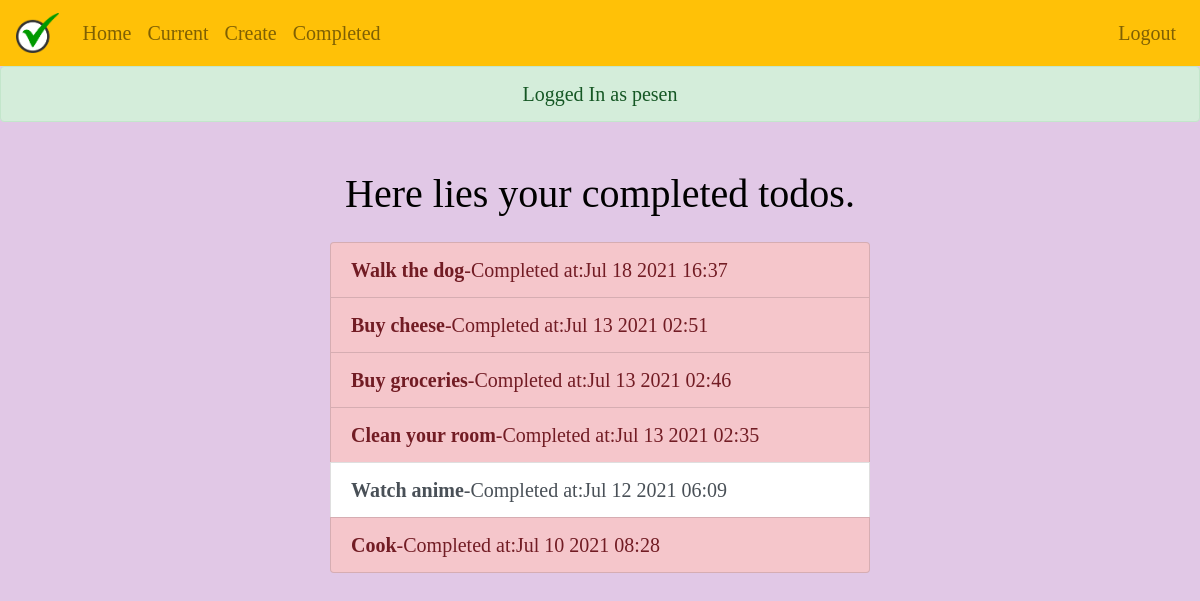
The app's page /completed/ (signed in) with its own data.
### todo/models.py (models this page shows, shortened)
class Todo(models.Model):
    title=models.CharField(max_length=100)
    memo=models.TextField(blank=True)
    created=models.DateTimeField(auto_now_add=True)
    datecompleted=models.DateTimeField(null=True,blank=True)
    important=models.BooleanField(default=False)
    user=models.ForeignKey(User,on_delete=models.CASCADE)

### todo/views.py (the view)
# urls.py: path('completed/',views.completedtodos,name='completedtodos')
@login_required
def completedtodos(request):
    todos=Todo.objects.filter(user=request.user,datecompleted__isnull=False).order_by('-datecompleted')
    return render(request,'todo/completedtodos.html',{'todos':todos})

### todo/templates/todo/completedtodos.html
{%extends 'todo/base.html'%}
{%block content%}
<div class='row justify-content-center mt-5'>
    <div class='text-center'>
        <h1>Here lies your completed todos.</h1>
    </div>
</div>
<div class='row justify-content-center mt-3'>
    <div class="col-md-6">
        <div class="list-group">
            {%for todo in todos%}
            <a href="{% url 'viewtodo' todo.id %}" class="list-group-item list-group-item-action{% if todo.important %} list-group-item-danger{% endif %}"><b>{{ todo.title }}</b>-Completed at:{{todo.datecompleted|date:'M j Y H:i'}}</a>
            {%endfor%}
        </div>
    </div>
</div>
{%endblock%}

### todo/templates/todo/base.html (shortened to what this page needs)
{%load static%}
<link rel="stylesheet" href="https://maxcdn.bootstrapcdn.com/bootstrap/4.0.0/css/bootstrap.min.css">
<link rel="stylesheet" href="{%static 'todo/master.css'%}">
<body>
{%if user.is_authenticated%}
<nav class="navbar navbar-expand-lg navbar-light bg-warning">
  <img src="{%static 'todo/tick.png' %}" height='50' widht="50" class="navbar-brand">
    <div class="collapse navbar-collapse" id="navbarSupportedContent">
      <ul class="navbar-nav mr-auto">
        <li class="nav-item ">
          <a class="nav-link" href="{%url 'home'%}">Home <span class="sr-only">(current)</span></a>
        </li>
        <li class="nav-item">
          <a class="nav-link" href="{%url 'currenttodos'%}">Current</a>
        </li>
        <li class="nav-item">
            <a class="nav-link" href="{%url 'createtodo'%}">Create</a>
        </li>
        <li class="nav-item">
            <a class="nav-link" href="{%url 'completedtodos'%}">Completed</a>
        </li>
      </ul>
      <ul class='navbar-nav ml-auto'>
          <li class="nav-item">
            <a class="nav-link" href="#"
              onClick="document.getElementById('logoutform').submit()">
              Logout
            </a>
          </li>
      </ul>
    </div>
  </nav>
<div class=' text-center alert alert-success' role='alert'>
    Logged In as {{user.username}}
</div>
{%endif%}
<div class='container'>
{%block content%}
{%endblock%}
</div>
</body>

### todo/static/todo/master.css (style rules this page uses)
nav { font-size: 20px; color:blue; }
body { background-color: rgb(225, 200, 230); font-family: 'Times New Roman', Times, serif; font-size: 20px; color:black; }

### records on screen
Todo: title "Walk the dog", datecompleted "Jul 18 2021 16:37"
Todo: title "Buy cheese", datecompleted "Jul 13 2021 02:51"
Todo: title "Buy groceries", datecompleted "Jul 13 2021 02:46"
Todo: title "Clean your room", datecompleted "Jul 13 2021 02:35"
Todo: title "Watch anime", datecompleted "Jul 12 2021 06:09"
Todo: title "Cook", datecompleted "Jul 10 2021 08:28"

### other values on screen
{{ user.username }} "pesen"
